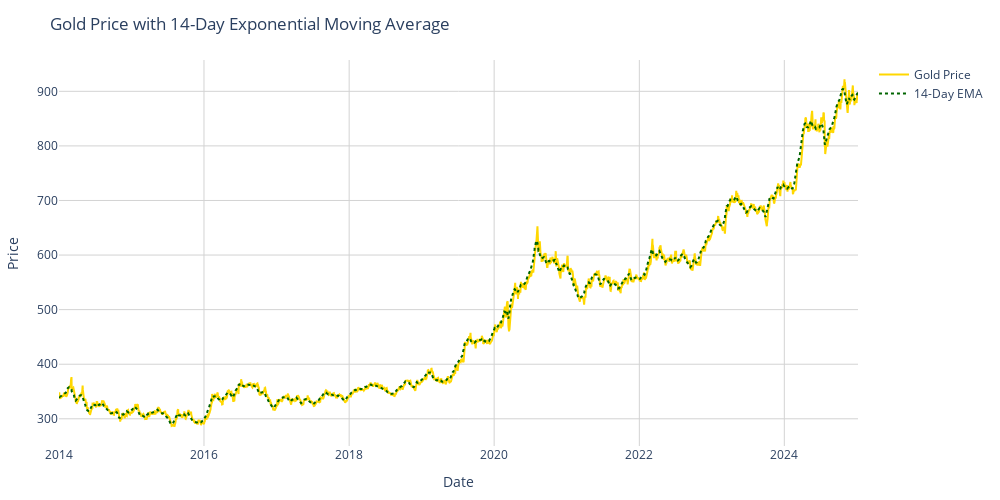

Here is the notebook cell this chart was saved with:
### Code cell
gold_dataset['EMA_14'] = gold_dataset['Price'].ewm(span=14, adjust=False).mean()

# Create plot
fig = go.Figure()

# Plot original gold price
fig.add_trace(go.Scatter(
    x=gold_dataset.index,
    y=gold_dataset['Price'],
    name='Gold Price',
    mode='lines',
    line=dict(color='gold')
))

# Plot EMA
fig.add_trace(go.Scatter(
    x=gold_dataset.index,
    y=gold_dataset['EMA_14'],
    name='14-Day EMA',
    mode='lines',
    line=dict(color='darkgreen', width=2, dash='dot')
))

# Update layout
fig.update_layout(
    title='Gold Price with 14-Day Exponential Moving Average',
    xaxis_title='Date',
    yaxis_title='Price',
    template='plotly_white',
    showlegend=True,
    width=1000,
    height=500,
    margin=dict(l=20, r=20, t=60, b=20),
    xaxis=dict(showgrid=True, gridwidth=1, gridcolor='LightGray'),
    yaxis=dict(showgrid=True, gridwidth=1, gridcolor='LightGray')
)

fig.show()

### Figure 1 — Plotly figure (JSON) as saved in the notebook; plotly's stock layout.template omitted (floating-point values rounded to 4 significant figures; data arrays with more than 128 entries replaced by an {"elided": "..."} marker saying what was removed)
{"data": [{"line": {"color": "gold"}, "mode": "lines", "name": "Gold Price", "type": "scatter", "x": {"elided": "2848 str values"}, "y": {"elided": "2848 float values"}}, {"line": {"color": "darkgreen", "dash": "dot", "width": 2}, "mode": "lines", "name": "14-Day EMA", "type": "scatter", "x": {"elided": "2848 str values"}, "y": {"elided": "2848 float values"}}], "layout": {"height": 500, "margin": {"b": 20, "l": 20, "r": 20, "t": 60}, "showlegend": true, "title": {"text": "Gold Price with 14-Day Exponential Moving Average"}, "width": 1000, "xaxis": {"gridcolor": "LightGray", "gridwidth": 1, "showgrid": true, "title": {"text": "Date"}}, "yaxis": {"gridcolor": "LightGray", "gridwidth": 1, "showgrid": true, "title": {"text": "Price"}}}}
